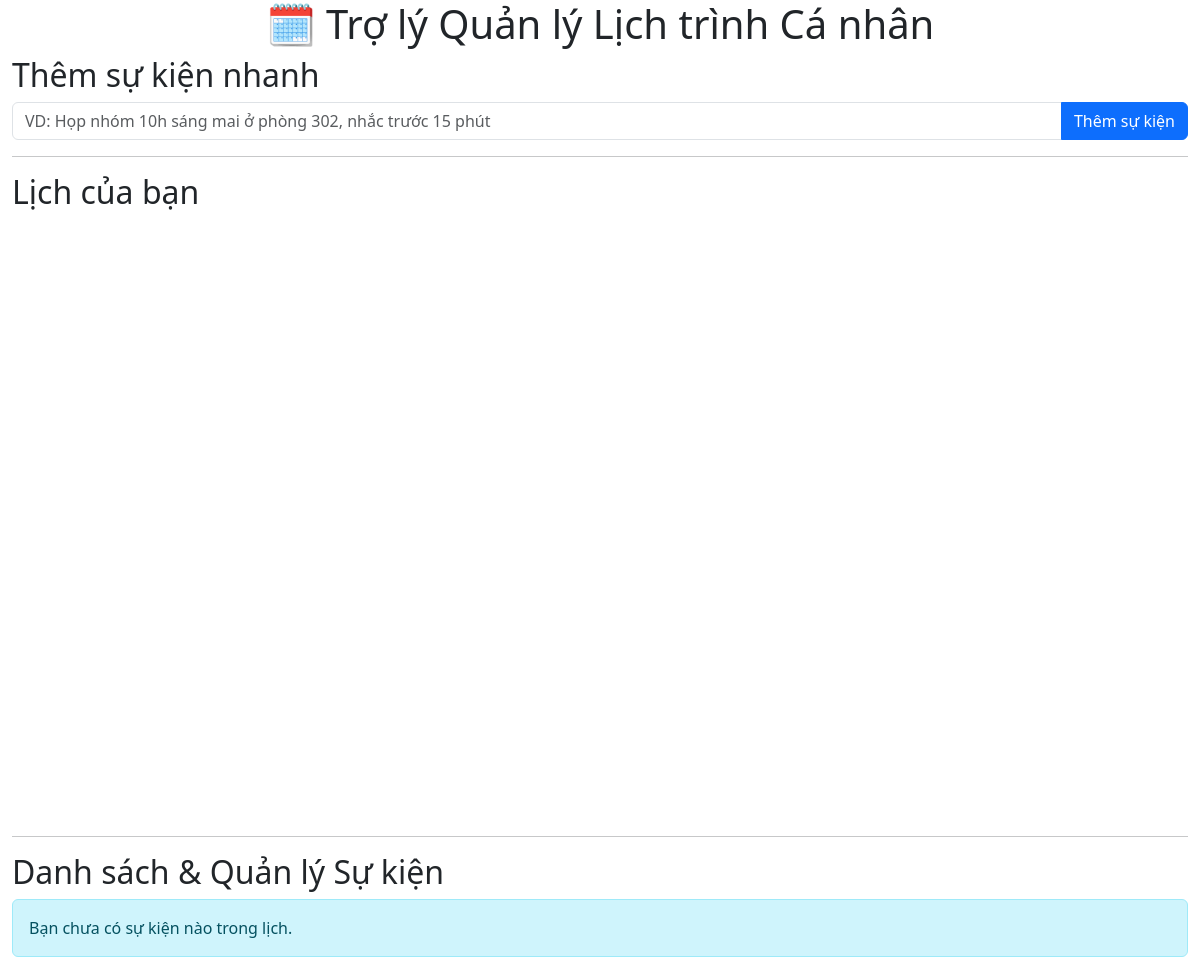
The app's page /, older data.
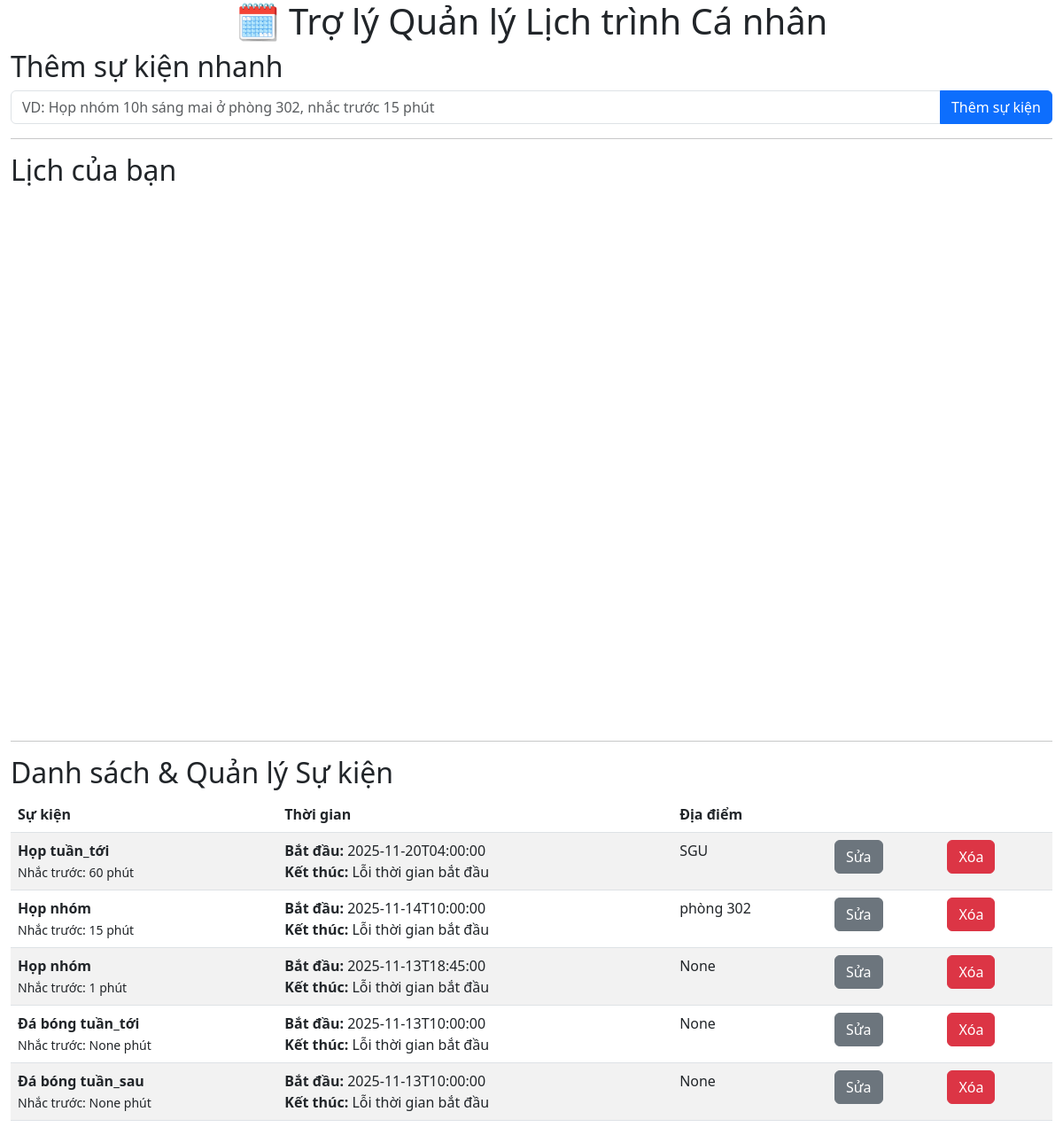
The same page, newer data.
### tables this page shows
CREATE TABLE events (
                        id INTEGER PRIMARY KEY AUTOINCREMENT,
                        event TEXT NOT NULL,
                        start_time TEXT NOT NULL,
                        end_time TEXT,
                        location TEXT,
                        reminder_minutes INTEGER,
                        is_notified INTEGER DEFAULT 0,
                        created_at TEXT DEFAULT CURRENT_TIMESTAMP
                       );

### app.py (the view, shortened to what this page needs)
@app.route('/', methods=['GET'])
def index():
    all_events_db = db.get_all_events()
    app.logger.info(f"Dữ liệu sự kiện từ cơ sở dữ liệu: {all_events_db}")
    calendar_events = []
    for event in all_events_db:
        try:
            start_dt = datetime.strptime(event['start_time'], '%Y-%m-%d %H:%M:%S')
            start_iso_for_js = start_dt.isoformat()
        except (ValueError, TypeError):
            continue  # Bỏ qua sự kiện lỗi
    events = []
    for event in all_events_db:
        ev = event.copy()
        try:
            start_dt = datetime.strptime(ev['start_time'], '%Y-%m-%d %H:%M:%S')
            if ev['end_time']:
                end_dt = datetime.strptime(ev['end_time'], '%Y-%m-%d %H:%M:%S')
                end_time_display = end_dt.isoformat()
            else:
                end_time_display = (start_dt + timedelta(hours=1)).isoformat() + " (Tự động)"
        except ValueError:
            end_time_display = "Lỗi thời gian bắt đầu"
        ev['end_time_display'] = end_time_display
        events.append(ev)
    editing_event_id = session.get('editing_event_id')
    edited_event = None
    reminder_messages = []
    while not notification_queue.empty():
        event_name = notification_queue.get()
        safe_event_name = html.escape(event_name)
        reminder_messages.append(f"🔔 Nhắc nhở: {safe_event_name} sắp diễn ra!")
    return render_template(
        'index.html',
        events=events,
        editing_event_id=editing_event_id,
        edited_event=edited_event,
        calendar_events=calendar_events,
        reminder_messages=reminder_messages
    )

### Database/database.py (called while the page is built)
def get_db_connection():
    connection = sqlite.connect(DATABASE_NAME)
    connection.row_factory = sqlite.Row
    return connection

def get_all_events():
    with get_db_connection() as connection:
        cursor = connection.cursor()
        cursor.execute(
                        "SELECT * FROM events ORDER BY start_time ASC"
                    )
        return [dict(row) for row in cursor.fetchall()]

### templates/index.html (shortened to what the changed rows need)
<!DOCTYPE html>
<html lang="vi">
<head>
    <link href="https://cdn.jsdelivr.net/npm/bootstrap@5.3.0/dist/css/bootstrap.min.css" rel="stylesheet">
    <link href="https://cdn.jsdelivr.net/npm/fullcalendar@5.11.3/main.min.css" rel="stylesheet">
</head>
<body class="container-fluid">
    <h1 class="text-center">🗓️ Trợ lý Quản lý Lịch trình Cá nhân</h1>
    <h2>Thêm sự kiện nhanh</h2>
    <form action="{{ url_for('add_event') }}" method="post">
        <div class="input-group mb-3">
        </div>
    </form>
    <hr>
    <h2>Lịch của bạn</h2>
    <div id="calendar"></div>
    <hr>
    <h2>Danh sách & Quản lý Sự kiện</h2>
    {% if not events %}
        <div class="alert alert-info">Bạn chưa có sự kiện nào trong lịch.</div>
    {% else %}
        <table class="table table-striped">
            <thead>
                <tr>
                    <th>Sự kiện</th>
                    <th>Thời gian</th>
                    <th>Địa điểm</th>
                    <th></th>
                    <th></th>
                </tr>
            </thead>
            <tbody>
                {% for event in events[::-1] %}
                    {% if editing_event_id == event.id %}
                        <tr>
                            <td colspan="5">
                                <h3>Chỉnh sửa sự kiện: {{ edited_event.event.capitalize() }}</h3>
                                <form action="{{ url_for('update_event', event_id=editing_event_id) }}" method="post">
                                    <div class="mb-3">
                                        <label class="form-label">Tên sự kiện</label>
                                        <input type="text" class="form-control" name="event" value="{{ edited_event.event }}">
                                    </div>
                                    <div class="row mb-3">
                                        <div class="col">
                                            <label class="form-label">Ngày bắt đầu</label>
                                            <input type="date" class="form-control" name="start_date" value="{{ edited_event.start_date }}">
                                        </div>
                                        <div class="col">
                                            <label class="form-label">Giờ bắt đầu</label>
                                            <input type="time" class="form-control" name="start_time" value="{{ edited_event.start_time_of_day }}">
                                        </div>
                                        <div class="col">
                                            <label class="form-label">Ngày kết thúc</label>
                                            <input type="date" class="form-control" name="end_date" value="{{ edited_event.end_date }}">
                                        </div>
                                        <div class="col">
                                            <label class="form-label">Giờ kết thúc</label>
                                            <input type="time" class="form-control" name="end_time" value="{{ edited_event.end_time_of_day }}">
                                        </div>
                                    </div>
                                    <div class="mb-3">
                                        <label class="form-label">Địa điểm</label>
                                        <input type="text" class="form-control" name="location" value="{{ edited_event.get('location', '') }}">
                                    </div>
                                    <div class="row mb-3">
                                        <div class="col">
                                            <label class="form-label">Giờ (nhắc trước)</label>
                                            <input type="number" class="form-control" name="remind_hours" min="0" value="{{ edited_event.remind_hours }}">
                                        </div>
                                        <div class="col">
                                            <label class="form-label">Phút (nhắc trước)</label>
                                            <input type="number" class="form-control" name="remind_minutes" min="0" max="59" step="5" value="{{ edited_event.remind_minutes }}">
                                        </div>
                                    </div>
                                    <button type="submit" class="btn btn-success">Lưu thay đổi</button>
                                    <a href="{{ url_for('cancel_edit') }}" class="btn btn-secondary">Hủy</a>
                                </form>
                            </td>
                        </tr>
                    {% else %}
                        <tr>
                            <td>
                                <strong>{{ event.event.capitalize() }}</strong><br>
                                <small>Nhắc trước: {{ event.get('reminder_minutes', 0) }} phút</small>
                            </td>
                            <td>
                                <strong>Bắt đầu:</strong> {{ event.start_time }}<br>
                                <strong>Kết thúc:</strong> {{ event.end_time_display }}
                            </td>
                            <td>{{ event.get('location', 'N/A') }}</td>
                            <td>
                                <form action="{{ url_for('edit_event', event_id=event.id) }}" method="get">
                                    <button type="submit" class="btn btn-secondary">Sửa</button>
                                </form>
                            </td>
                            <td>
                                <form action="{{ url_for('delete_event_route', event_id=event.id) }}" method="post">
                                    <button type="submit" class="btn btn-danger">Xóa</button>
                                </form>
                            </td>
                        </tr>
                    {% endif %}
                {% endfor %}
            </tbody>
        </table>
    {% endif %}
    <div class="toast-container position-fixed bottom-0 end-0 p-3">
    </div>
</body>
</html>

Row changes from the older to the newer data that the page shows:
added events: event "Họp tuần_tới", get "60", start_time "2025-11-20T04:00:00", end_time_display "Lỗi thời gian bắt đầu", get "SGU"
added events: event "Họp nhóm", get "15", start_time "2025-11-14T10:00:00", end_time_display "Lỗi thời gian bắt đầu", get "phòng 302"
added events: event "Họp nhóm", get "1", start_time "2025-11-13T18:45:00", end_time_display "Lỗi thời gian bắt đầu", get "None"
added events: event "Đá bóng tuần_tới", get "None", start_time "2025-11-13T10:00:00", end_time_display "Lỗi thời gian bắt đầu"
added events: event "Đá bóng tuần_sau", get "None", start_time "2025-11-13T10:00:00", end_time_display "Lỗi thời gian bắt đầu"
Text that changed along with them:
text no longer shown: "Bạn chưa có sự kiện nào trong lịch."
text now shown: "Sự kiện Thời gian Địa điểm"
